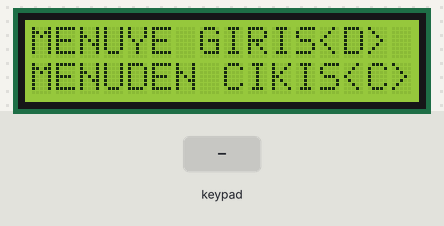
Bench run of a sketch on a simulated Arduino Uno, built with avr-gcc and run on an emulated ATmega328P. Parts: 16×2 character LCD. The inputs (shaded band) are chosen by the test bench.

Above: at 1.1 s.
2.5 s: key 'D' pressed
At 3.7 s:
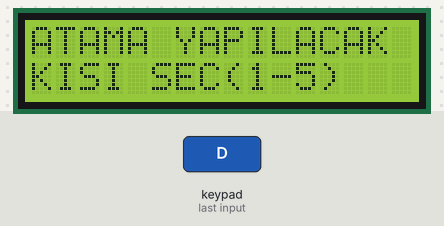
4.0 s: keypad keys 5 4 3 2 D pressed 0.4 s apart
At 6.7 s:
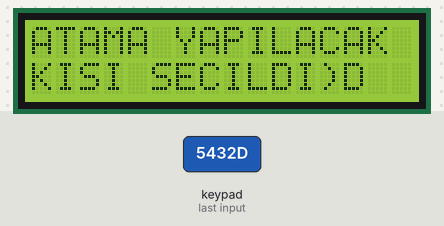
Timing chart, 0 to 8.2 s (numbered marks = the images above; inputs shaded):
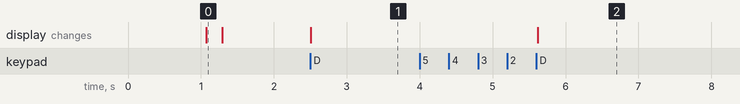

The sketch:

v1.1.ino
```cpp
#include <EEPROM.h>

#include <LiquidCrystal.h>
LiquidCrystal lcd(10,11,A2,A3,A4,A5);
#include <Keypad.h>
String asama="giris";
byte sinir=6,j=0;
int i=6;

const byte ROWS = 4;
const byte COLS = 4;
char keys[ROWS][COLS] = {
  {'7','8','9','A'},
  {'4','5','6','B'},
  {'1','2','3','C'},
  {'*','0','#','D'}
  };
byte rowPins[ROWS] = {5,4,3,2};
byte colPins[COLS] = {6,7,8,9};

Keypad keypad = Keypad( makeKeymap(keys), rowPins, colPins, ROWS, COLS );
String kisi[5]={"omer"};
int secilenKisi;
int p=0;
void setup() {
  lcd.begin(16,2);
  lcd.setCursor(5,0);
  lcd.print("Sifreli");
  lcd.setCursor(0,1);
  lcd.print("**Kapi Sistemi**");
  delay(1000);
  lcd.setCursor(0,0);
  lcd.print("MENUYE GIRIS<D>");
  lcd.setCursor(0,1);
  lcd.print("MENUDEN CIKIS<C>");
  delay(220);
  lcd.clear();
}

void loop() {
  char key = keypad.getKey();
  if(key){
  if(key=='D'){
    kAta();
  }

 }
}

void kAta()
{
  int durum=0,durum1=0;


  while(durum1==0){
  char key2=keypad.getKey();
  lcd.print(key2);
  lcd.setCursor(0,0);lcd.print("ATAMA YAPILACAK");
  lcd.setCursor(0,1);lcd.print("KISI SEC(1-5)");

  if(key2){
   //if(key2!='A' && key2!='B' &&  key2!='C' &&  key2!='D'){
    if(durum==0)
    {
      durum=1;
      lcd.clear();
    }
  if(key2=='1'){
    lcd.clear();
    lcd.setCursor(0,0);
    lcd.print(kisi[0]);
    secilenKisi=1;
    p=1;
    }
  if(key2=='2'){secilenKisi=2;p=2;}
  if(key2=='3'){secilenKisi=3;p=3;}
  if(key2=='4'){secilenKisi=4;p=4;}
  if(key2=='5'){secilenKisi=5;p=5;}
   //}
  if(key2=='D'){
    durum1=1;
    lcd.setCursor(0,1);
    lcd.print("KISI SECILDI");
    lcd.print(kisi[p]);
   }
  }
 }
}
```

Measured:
- after the input at 2.5 s, the display: changes at once (image 1)
- after the input at 4.0 s, the display: changes after 1.6 s (image 2)
